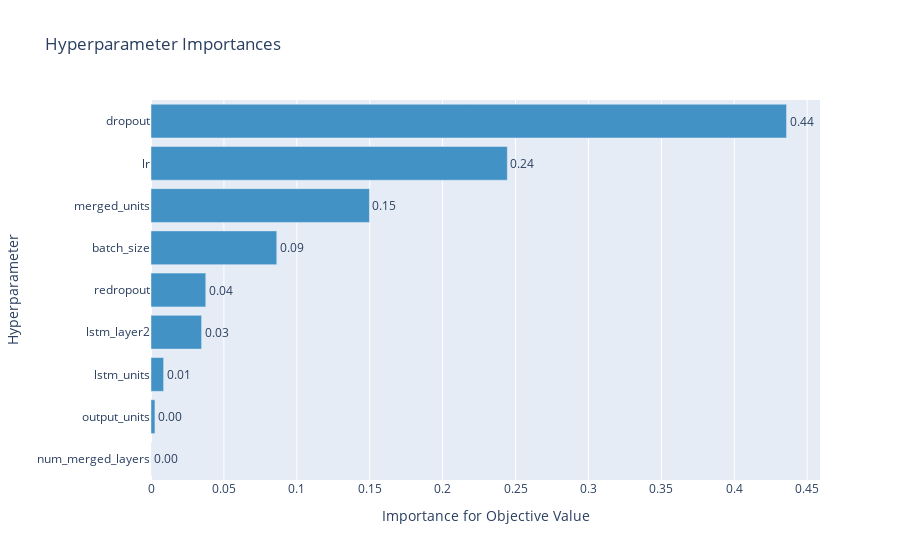

Notebook code for this chart:
### Code cell
optuna.visualization.plot_param_importances(study)

### Figure 1 — Plotly figure (JSON) as saved in the notebook; plotly's stock layout.template omitted (floating-point values rounded to 4 significant figures)
{"data": [{"cliponaxis": false, "hovertemplate": ["num_merged_layers (IntUniformDistribution): 9.779118048632556e-05<extra></extra>", "output_units (IntUniformDistribution): 0.00271206489010346<extra></extra>", "lstm_units (IntUniformDistribution): 0.008655321160800374<extra></extra>", "lstm_layer2 (CategoricalDistribution): 0.03471705088409633<extra></extra>", "redropout (UniformDistribution): 0.037561607132501416<extra></extra>", "batch_size (CategoricalDistribution): 0.08624883114070891<extra></extra>", "merged_units (IntUniformDistribution): 0.14980675167301336<extra></extra>", "lr (LogUniformDistribution): 0.24434824090074644<extra></extra>", "dropout (UniformDistribution): 0.43585234103754356<extra></extra>"], "marker": {"color": "rgb(66,146,198)"}, "orientation": "h", "text": ["9.779118048632556e-05", "0.00271206489010346", "0.008655321160800374", "0.03471705088409633", "0.037561607132501416", "0.08624883114070891", "0.14980675167301336", "0.24434824090074644", "0.43585234103754356"], "textposition": "outside", "texttemplate": "%{text:.2f}", "type": "bar", "x": [9.779e-05, 0.002712, 0.008655, 0.03472, 0.03756, 0.08625, 0.1498, 0.2443, 0.4359], "y": ["num_merged_layers", "output_units", "lstm_units", "lstm_layer2", "redropout", "batch_size", "merged_units", "lr", "dropout"]}], "layout": {"showlegend": false, "title": {"text": "Hyperparameter Importances"}, "xaxis": {"title": {"text": "Importance for Objective Value"}}, "yaxis": {"title": {"text": "Hyperparameter"}}}}
